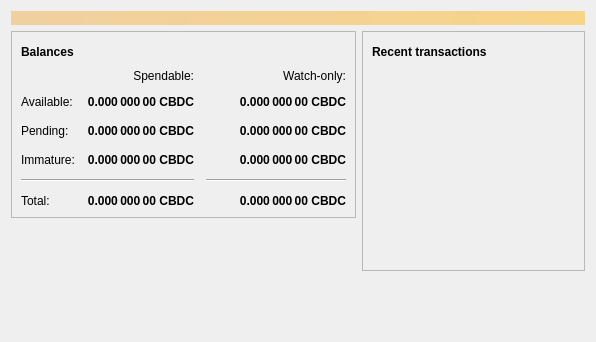
<?xml version="1.0" encoding="UTF-8"?>
<ui version="4.0">
 <class>OverviewPage</class>
 <widget class="QWidget" name="OverviewPage">
  <property name="geometry">
   <rect>
    <x>0</x>
    <y>0</y>
    <width>596</width>
    <height>342</height>
   </rect>
  </property>
  <property name="windowTitle">
   <string>Form</string>
  </property>
  <layout class="QVBoxLayout" name="topLayout">
   <item>
    <widget class="QLabel" name="labelAlerts">
     <property name="visible">
      <bool>false</bool>
     </property>
     <property name="styleSheet">
      <string notr="true">QLabel { background-color: qlineargradient(x1: 0, y1: 0, x2: 1, y2: 0, stop:0 #F0D0A0, stop:1 #F8D488); color:#000000; }</string>
     </property>
     <property name="wordWrap">
      <bool>true</bool>
     </property>
     <property name="margin">
      <number>3</number>
     </property>
     <property name="textInteractionFlags">
      <set>Qt::TextSelectableByMouse</set>
     </property>
    </widget>
   </item>
   <item>
    <layout class="QHBoxLayout" name="horizontalLayout" stretch="1,1">
     <item>
      <layout class="QVBoxLayout" name="verticalLayout_2">
       <item>
        <widget class="QFrame" name="frame">
         <property name="frameShape">
          <enum>QFrame::StyledPanel</enum>
         </property>
         <property name="frameShadow">
          <enum>QFrame::Raised</enum>
         </property>
         <layout class="QVBoxLayout" name="verticalLayout_4">
          <item>
           <layout class="QHBoxLayout" name="horizontalLayout_4">
            <item>
             <widget class="QLabel" name="label_5">
              <property name="font">
               <font>
                <weight>75</weight>
                <bold>true</bold>
               </font>
              </property>
              <property name="text">
               <string>Balances</string>
              </property>
             </widget>
            </item>
            <item>
             <widget class="QPushButton" name="labelWalletStatus">
              <property name="enabled">
               <bool>true</bool>
              </property>
              <property name="maximumSize">
               <size>
                <width>30</width>
                <height>16777215</height>
               </size>
              </property>
              <property name="toolTip">
               <string>The displayed information may be out of date. Your wallet automatically synchronizes with the Cannabcoin network after a connection is established, but this process has not completed yet.</string>
              </property>
              <property name="text">
               <string/>
              </property>
              <property name="icon">
               <iconset resource="../bitcoin.qrc">
                <normaloff>:/icons/warning</normaloff>
                <disabledoff>:/icons/warning</disabledoff>:/icons/warning</iconset>
              </property>
              <property name="iconSize">
               <size>
                <width>24</width>
                <height>24</height>
               </size>
              </property>
              <property name="flat">
               <bool>true</bool>
              </property>
             </widget>
            </item>
            <item>
             <spacer name="horizontalSpacer_3">
              <property name="orientation">
               <enum>Qt::Horizontal</enum>
              </property>
              <property name="sizeHint" stdset="0">
               <size>
                <width>40</width>
                <height>20</height>
               </size>
              </property>
             </spacer>
            </item>
           </layout>
          </item>
          <item>
           <layout class="QGridLayout" name="gridLayout">
            <property name="spacing">
             <number>12</number>
            </property>
            <item row="2" column="2">
             <widget class="QLabel" name="labelWatchPending">
              <property name="font">
               <font>
                <weight>75</weight>
                <bold>true</bold>
               </font>
              </property>
              <property name="cursor">
               <cursorShape>IBeamCursor</cursorShape>
              </property>
              <property name="toolTip">
               <string>Unconfirmed transactions to watch-only addresses</string>
              </property>
              <property name="text">
               <string notr="true">0.000 000 00 CBDC</string>
              </property>
              <property name="alignment">
               <set>Qt::AlignRight|Qt::AlignTrailing|Qt::AlignVCenter</set>
              </property>
              <property name="textInteractionFlags">
               <set>Qt::LinksAccessibleByMouse|Qt::TextSelectableByKeyboard|Qt::TextSelectableByMouse</set>
              </property>
             </widget>
            </item>
            <item row="2" column="1">
             <widget class="QLabel" name="labelUnconfirmed">
              <property name="font">
               <font>
                <weight>75</weight>
                <bold>true</bold>
               </font>
              </property>
              <property name="cursor">
               <cursorShape>IBeamCursor</cursorShape>
              </property>
              <property name="toolTip">
               <string>Total of transactions that have yet to be confirmed, and do not yet count toward the spendable balance</string>
              </property>
              <property name="text">
               <string notr="true">0.000 000 00 CBDC</string>
              </property>
              <property name="alignment">
               <set>Qt::AlignRight|Qt::AlignTrailing|Qt::AlignVCenter</set>
              </property>
              <property name="textInteractionFlags">
               <set>Qt::LinksAccessibleByMouse|Qt::TextSelectableByKeyboard|Qt::TextSelectableByMouse</set>
              </property>
             </widget>
            </item>
            <item row="3" column="2">
             <widget class="QLabel" name="labelWatchImmature">
              <property name="font">
               <font>
                <weight>75</weight>
                <bold>true</bold>
               </font>
              </property>
              <property name="cursor">
               <cursorShape>IBeamCursor</cursorShape>
              </property>
              <property name="toolTip">
               <string>Mined balance in watch-only addresses that has not yet matured</string>
              </property>
              <property name="text">
               <string notr="true">0.000 000 00 CBDC</string>
              </property>
              <property name="alignment">
               <set>Qt::AlignRight|Qt::AlignTrailing|Qt::AlignVCenter</set>
              </property>
              <property name="textInteractionFlags">
               <set>Qt::LinksAccessibleByMouse|Qt::TextSelectableByKeyboard|Qt::TextSelectableByMouse</set>
              </property>
             </widget>
            </item>
            <item row="4" column="0" colspan="2">
             <widget class="Line" name="line">
              <property name="orientation">
               <enum>Qt::Horizontal</enum>
              </property>
             </widget>
            </item>
            <item row="4" column="2">
             <widget class="Line" name="lineWatchBalance">
              <property name="sizePolicy">
               <sizepolicy hsizetype="Preferred" vsizetype="Fixed">
                <horstretch>0</horstretch>
                <verstretch>0</verstretch>
               </sizepolicy>
              </property>
              <property name="minimumSize">
               <size>
                <width>140</width>
                <height>0</height>
               </size>
              </property>
              <property name="orientation">
               <enum>Qt::Horizontal</enum>
              </property>
             </widget>
            </item>
            <item row="5" column="0">
             <widget class="QLabel" name="labelTotalText">
              <property name="text">
               <string>Total:</string>
              </property>
             </widget>
            </item>
            <item row="3" column="1">
             <widget class="QLabel" name="labelImmature">
              <property name="font">
               <font>
                <weight>75</weight>
                <bold>true</bold>
               </font>
              </property>
              <property name="cursor">
               <cursorShape>IBeamCursor</cursorShape>
              </property>
              <property name="toolTip">
               <string>Mined balance that has not yet matured</string>
              </property>
              <property name="text">
               <string notr="true">0.000 000 00 CBDC</string>
              </property>
              <property name="alignment">
               <set>Qt::AlignRight|Qt::AlignTrailing|Qt::AlignVCenter</set>
              </property>
              <property name="textInteractionFlags">
               <set>Qt::LinksAccessibleByMouse|Qt::TextSelectableByKeyboard|Qt::TextSelectableByMouse</set>
              </property>
             </widget>
            </item>
            <item row="2" column="3">
             <spacer name="horizontalSpacer_2">
              <property name="orientation">
               <enum>Qt::Horizontal</enum>
              </property>
              <property name="sizeHint" stdset="0">
               <size>
                <width>40</width>
                <height>20</height>
               </size>
              </property>
             </spacer>
            </item>
            <item row="3" column="0">
             <widget class="QLabel" name="labelImmatureText">
              <property name="text">
               <string>Immature:</string>
              </property>
             </widget>
            </item>
            <item row="5" column="1">
             <widget class="QLabel" name="labelTotal">
              <property name="font">
               <font>
                <weight>75</weight>
                <bold>true</bold>
               </font>
              </property>
              <property name="cursor">
               <cursorShape>IBeamCursor</cursorShape>
              </property>
              <property name="toolTip">
               <string>Your current total balance</string>
              </property>
              <property name="text">
               <string notr="true">0.000 000 00 CBDC</string>
              </property>
              <property name="alignment">
               <set>Qt::AlignRight|Qt::AlignTrailing|Qt::AlignVCenter</set>
              </property>
              <property name="textInteractionFlags">
               <set>Qt::LinksAccessibleByMouse|Qt::TextSelectableByKeyboard|Qt::TextSelectableByMouse</set>
              </property>
             </widget>
            </item>
            <item row="5" column="2">
             <widget class="QLabel" name="labelWatchTotal">
              <property name="font">
               <font>
                <weight>75</weight>
                <bold>true</bold>
               </font>
              </property>
              <property name="cursor">
               <cursorShape>IBeamCursor</cursorShape>
              </property>
              <property name="toolTip">
               <string>Current total balance in watch-only addresses</string>
              </property>
              <property name="text">
               <string notr="true">0.000 000 00 CBDC</string>
              </property>
              <property name="alignment">
               <set>Qt::AlignRight|Qt::AlignTrailing|Qt::AlignVCenter</set>
              </property>
              <property name="textInteractionFlags">
               <set>Qt::LinksAccessibleByMouse|Qt::TextSelectableByKeyboard|Qt::TextSelectableByMouse</set>
              </property>
             </widget>
            </item>
            <item row="0" column="2">
             <widget class="QLabel" name="labelWatchonly">
              <property name="text">
               <string>Watch-only:</string>
              </property>
              <property name="alignment">
               <set>Qt::AlignRight|Qt::AlignTrailing|Qt::AlignVCenter</set>
              </property>
             </widget>
            </item>
            <item row="1" column="0">
             <widget class="QLabel" name="labelBalanceText">
              <property name="text">
               <string>Available:</string>
              </property>
             </widget>
            </item>
            <item row="1" column="1">
             <widget class="QLabel" name="labelBalance">
              <property name="font">
               <font>
                <weight>75</weight>
                <bold>true</bold>
               </font>
              </property>
              <property name="cursor">
               <cursorShape>IBeamCursor</cursorShape>
              </property>
              <property name="toolTip">
               <string>Your current spendable balance</string>
              </property>
              <property name="text">
               <string notr="true">0.000 000 00 CBDC</string>
              </property>
              <property name="alignment">
               <set>Qt::AlignRight|Qt::AlignTrailing|Qt::AlignVCenter</set>
              </property>
              <property name="textInteractionFlags">
               <set>Qt::LinksAccessibleByMouse|Qt::TextSelectableByKeyboard|Qt::TextSelectableByMouse</set>
              </property>
             </widget>
            </item>
            <item row="1" column="2">
             <widget class="QLabel" name="labelWatchAvailable">
              <property name="font">
               <font>
                <weight>75</weight>
                <bold>true</bold>
               </font>
              </property>
              <property name="cursor">
               <cursorShape>IBeamCursor</cursorShape>
              </property>
              <property name="toolTip">
               <string>Your current balance in watch-only addresses</string>
              </property>
              <property name="text">
               <string notr="true">0.000 000 00 CBDC</string>
              </property>
              <property name="alignment">
               <set>Qt::AlignRight|Qt::AlignTrailing|Qt::AlignVCenter</set>
              </property>
              <property name="textInteractionFlags">
               <set>Qt::LinksAccessibleByMouse|Qt::TextSelectableByKeyboard|Qt::TextSelectableByMouse</set>
              </property>
             </widget>
            </item>
            <item row="2" column="0">
             <widget class="QLabel" name="labelPendingText">
              <property name="text">
               <string>Pending:</string>
              </property>
             </widget>
            </item>
            <item row="0" column="1">
             <widget class="QLabel" name="labelSpendable">
              <property name="text">
               <string>Spendable:</string>
              </property>
              <property name="alignment">
               <set>Qt::AlignRight|Qt::AlignTrailing|Qt::AlignVCenter</set>
              </property>
             </widget>
            </item>
           </layout>
          </item>
         </layout>
        </widget>
       </item>
       <item>
        <spacer name="verticalSpacer">
         <property name="orientation">
          <enum>Qt::Vertical</enum>
         </property>
         <property name="sizeHint" stdset="0">
          <size>
           <width>20</width>
           <height>40</height>
          </size>
         </property>
        </spacer>
       </item>
      </layout>
     </item>
     <item>
      <layout class="QVBoxLayout" name="verticalLayout_3">
       <item>
        <widget class="QFrame" name="frame_2">
         <property name="frameShape">
          <enum>QFrame::StyledPanel</enum>
         </property>
         <property name="frameShadow">
          <enum>QFrame::Raised</enum>
         </property>
         <layout class="QVBoxLayout" name="verticalLayout">
          <item>
           <layout class="QHBoxLayout" name="horizontalLayout_2">
            <item>
             <widget class="QLabel" name="label_4">
              <property name="font">
               <font>
                <weight>75</weight>
                <bold>true</bold>
               </font>
              </property>
              <property name="text">
               <string>Recent transactions</string>
              </property>
             </widget>
            </item>
            <item>
             <widget class="QPushButton" name="labelTransactionsStatus">
              <property name="enabled">
               <bool>true</bool>
              </property>
              <property name="maximumSize">
               <size>
                <width>30</width>
                <height>16777215</height>
               </size>
              </property>
              <property name="toolTip">
               <string>The displayed information may be out of date. Your wallet automatically synchronizes with the Cannabcoin network after a connection is established, but this process has not completed yet.</string>
              </property>
              <property name="text">
               <string/>
              </property>
              <property name="icon">
               <iconset resource="../bitcoin.qrc">
                <normaloff>:/icons/warning</normaloff>
                <disabledoff>:/icons/warning</disabledoff>:/icons/warning</iconset>
              </property>
              <property name="iconSize">
               <size>
                <width>24</width>
                <height>24</height>
               </size>
              </property>
              <property name="flat">
               <bool>true</bool>
              </property>
             </widget>
            </item>
            <item>
             <spacer name="horizontalSpacer">
              <property name="orientation">
               <enum>Qt::Horizontal</enum>
              </property>
              <property name="sizeHint" stdset="0">
               <size>
                <width>40</width>
                <height>20</height>
               </size>
              </property>
             </spacer>
            </item>
           </layout>
          </item>
          <item>
           <widget class="QListView" name="listTransactions">
            <property name="styleSheet">
             <string notr="true">QListView { background: transparent; }</string>
            </property>
            <property name="frameShape">
             <enum>QFrame::NoFrame</enum>
            </property>
            <property name="verticalScrollBarPolicy">
             <enum>Qt::ScrollBarAlwaysOff</enum>
            </property>
            <property name="horizontalScrollBarPolicy">
             <enum>Qt::ScrollBarAlwaysOff</enum>
            </property>
            <property name="selectionMode">
             <enum>QAbstractItemView::NoSelection</enum>
            </property>
           </widget>
          </item>
         </layout>
        </widget>
       </item>
       <item>
        <spacer name="verticalSpacer_2">
         <property name="orientation">
          <enum>Qt::Vertical</enum>
         </property>
         <property name="sizeHint" stdset="0">
          <size>
           <width>20</width>
           <height>40</height>
          </size>
         </property>
        </spacer>
       </item>
      </layout>
     </item>
    </layout>
   </item>
  </layout>
 </widget>
 <resources/>
 <connections/>
</ui>
